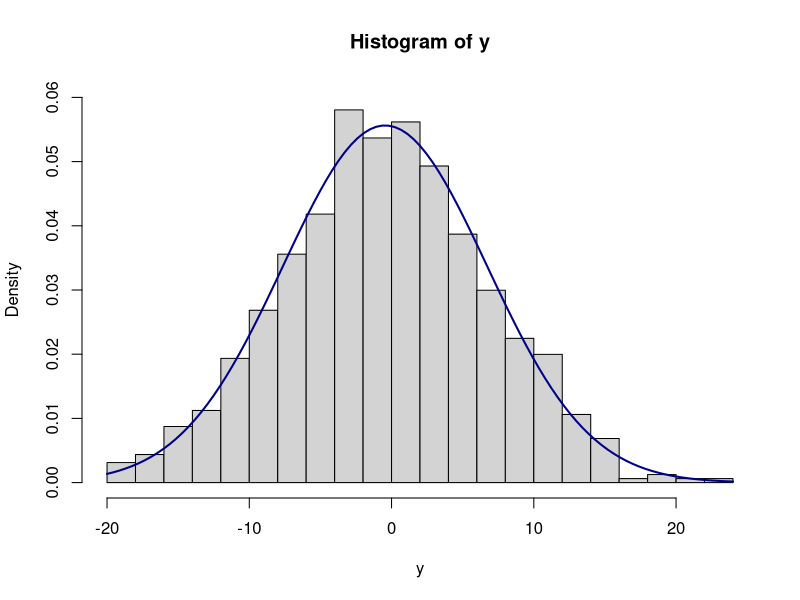

Here is the R script that generated this plot:
xseq<-seq(-4,4,.01)
y<-2*xseq + rnorm(length(xseq),0,5.5)


hist(y, prob=TRUE, ylim=c(0,.06), breaks=20)
curve(dnorm(x, mean(y), sd(y)), add=TRUE, col="darkblue", lwd=2)
